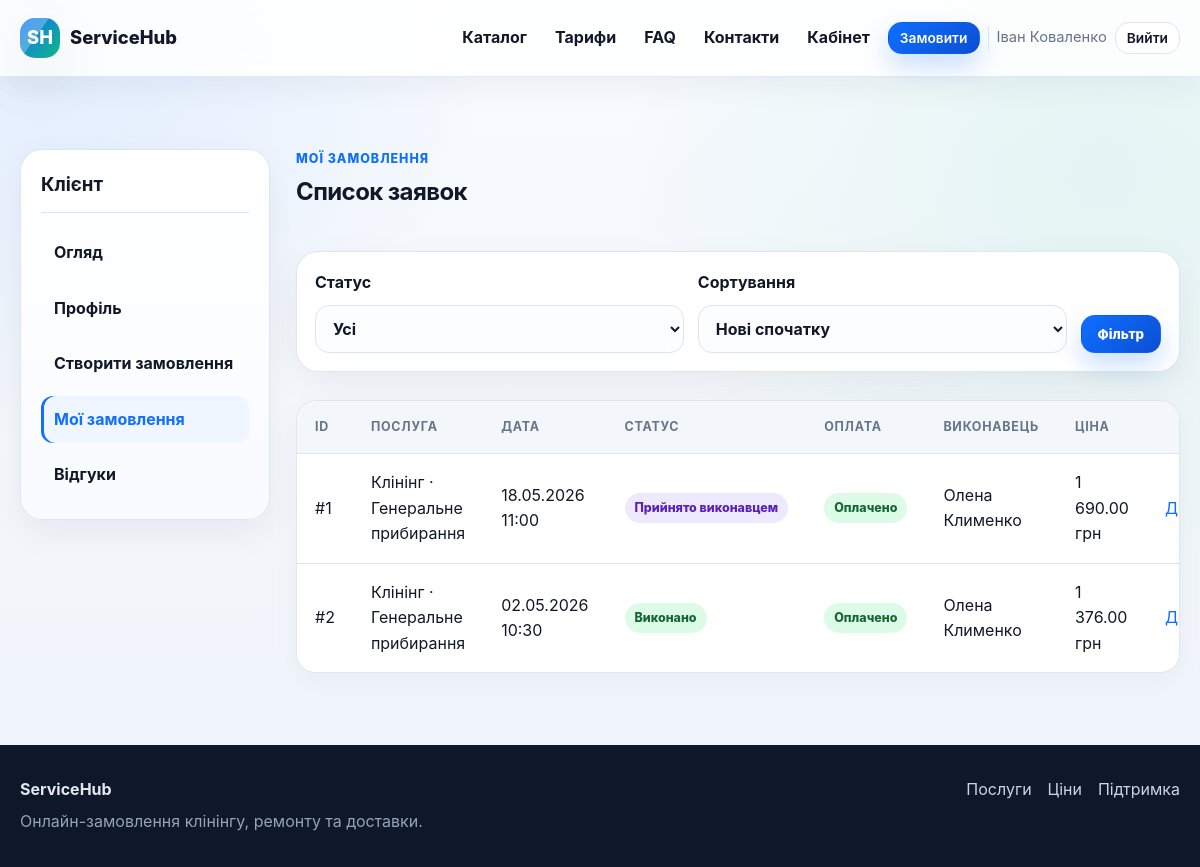
The page /client/orders (signed in) on the database its author committed.
### tables this page shows
CREATE TABLE users (
    id INTEGER PRIMARY KEY AUTOINCREMENT,
    role TEXT NOT NULL CHECK (role IN ('client', 'worker', 'admin')),
    full_name TEXT NOT NULL,
    email TEXT NOT NULL UNIQUE,
    password_hash TEXT NOT NULL,
    phone TEXT,
    city TEXT,
    address TEXT,
    specialization TEXT,
    service_area TEXT,
    schedule TEXT,
    price_text TEXT,
    is_blocked INTEGER NOT NULL DEFAULT 0,
    created_at TEXT NOT NULL DEFAULT CURRENT_TIMESTAMP
);

CREATE TABLE orders (
    id INTEGER PRIMARY KEY AUTOINCREMENT,
    client_id INTEGER NOT NULL,
    worker_id INTEGER,
    category_id INTEGER NOT NULL,
    service_id INTEGER NOT NULL,
    city TEXT NOT NULL,
    street TEXT NOT NULL,
    building TEXT NOT NULL,
    apartment TEXT,
    preferred_at TEXT NOT NULL,
    description TEXT,
    cleaning_area REAL,
    rooms INTEGER,
    extra_options TEXT,
    repair_type TEXT,
    repair_hours REAL,
    urgency TEXT NOT NULL DEFAULT 'normal',
    photo_filename TEXT,
    delivery_from TEXT,
    delivery_to TEXT,
    delivery_distance_km REAL,
    weight REAL,
    dimensions TEXT,
    estimated_price REAL NOT NULL DEFAULT 0,
    final_price REAL,
    status TEXT NOT NULL DEFAULT 'Нове',
    is_paid INTEGER NOT NULL DEFAULT 0,
    paid_at TEXT,
    created_at TEXT NOT NULL DEFAULT CURRENT_TIMESTAMP,
    updated_at TEXT NOT NULL DEFAULT CURRENT_TIMESTAMP,
    FOREIGN KEY (client_id) REFERENCES users(id) ON DELETE CASCADE,
    FOREIGN KEY (worker_id) REFERENCES users(id) ON DELETE SET NULL,
    FOREIGN KEY (category_id) REFERENCES categories(id) ON DELETE RESTRICT,
    FOREIGN KEY (service_id) REFERENCES services(id) ON DELETE RESTRICT
);

CREATE TABLE categories (
    id INTEGER PRIMARY KEY AUTOINCREMENT,
    name TEXT NOT NULL UNIQUE,
    slug TEXT NOT NULL UNIQUE,
    description TEXT,
    is_active INTEGER NOT NULL DEFAULT 1,
    created_at TEXT NOT NULL DEFAULT CURRENT_TIMESTAMP
);

CREATE TABLE services (
    id INTEGER PRIMARY KEY AUTOINCREMENT,
    category_id INTEGER NOT NULL,
    name TEXT NOT NULL,
    slug TEXT NOT NULL,
    description TEXT,
    unit_label TEXT,
    is_active INTEGER NOT NULL DEFAULT 1,
    created_at TEXT NOT NULL DEFAULT CURRENT_TIMESTAMP,
    FOREIGN KEY (category_id) REFERENCES categories(id) ON DELETE RESTRICT,
    UNIQUE (category_id, slug)
);

### app.py (the view)
@app.route("/client/orders")
@role_required("client")
def client_orders():
    status = request.args.get("status") or ""
    sort = request.args.get("sort") or "new"
    where = ["o.client_id = ?"]
    params: list = [g.user["id"]]
    if status:
        where.append("o.status = ?")
        params.append(status)
    order_by = "o.created_at DESC" if sort != "old" else "o.created_at ASC"
    orders = db_all(
        f"""
        SELECT o.*, s.name AS service_name, c.name AS category_name, w.full_name AS worker_name
        FROM orders o
        JOIN services s ON s.id = o.service_id
        JOIN categories c ON c.id = o.category_id
        LEFT JOIN users w ON w.id = o.worker_id
        WHERE {' AND '.join(where)}
        ORDER BY {order_by}
        """,
        tuple(params),
    )
    return render_template("client/orders.html", orders=orders, selected_status=status, sort=sort)

### app.py (called while the page is built)
def get_db() -> sqlite3.Connection:
    if "db" not in g:
        db = sqlite3.connect(app.config["DATABASE"])
        db.row_factory = sqlite3.Row
        db.execute("PRAGMA foreign_keys = ON")
        g.db = db
    return g.db

def db_one(query: str, params: tuple = ()) -> sqlite3.Row | None:
    return get_db().execute(query, params).fetchone()

def db_all(query: str, params: tuple = ()) -> list[sqlite3.Row]:
    return get_db().execute(query, params).fetchall()

def format_datetime(value: str | None) -> str:
    if not value:
        return "—"
    try:
        clean = value.replace("T", " ").split(".")[0]
        dt = datetime.fromisoformat(clean)
        return dt.strftime("%d.%m.%Y %H:%M")
    except ValueError:
        return value

def money(value: float | int | str | None) -> str:
    if value is None or value == "":
        return "—"
    try:
        return f"{float(value):,.2f} грн".replace(",", " ")
    except (TypeError, ValueError):
        return str(value)

def status_class(status: str | None) -> str:
    mapping = {
        "Нове": "new",
        "Очікує підтвердження": "pending",
        "Прийнято виконавцем": "accepted",
        "В дорозі / В роботі": "progress",
        "Виконано": "done",
        "Скасовано": "cancelled",
    }
    return mapping.get(status or "", "default")

def current_user() -> sqlite3.Row | None:
    user_id = session.get("user_id")
    if not user_id:
        return None
    return db_one("SELECT * FROM users WHERE id = ?", (user_id,))

@app.before_request
def load_logged_in_user():
    g.user = current_user()
    if g.user and g.user["is_blocked"] and request.endpoint not in {"logout", "static"}:
        session.clear()
        g.user = None
        flash("Ваш обліковий запис заблоковано адміністратором.", "danger")
        return redirect(url_for("login"))
    return None

@app.context_processor
def inject_globals() -> dict:
    return {
        "current_user": getattr(g, "user", None),
        "roles": ROLES,
        "specializations": SPECIALIZATIONS,
        "order_statuses": ORDER_STATUSES,
        "worker_status_options": WORKER_STATUS_OPTIONS,
        "format_datetime": format_datetime,
        "money": money,
        "role_label": role_label,
        "spec_label": spec_label,
        "active_label": active_label,
        "status_class": status_class,
        "payment_status_label": payment_status_label,
        "payment_status_class": payment_status_class,
    }

### templates/client/orders.html (shortened to what this page needs)
{% extends 'base.html' %}
{% block content %}
<section class="section">
    <div class="container dashboard-layout">
        <aside class="side-card">
            <h3>Клієнт</h3>
            <a href="{{ url_for('client_dashboard') }}">Огляд</a>
            <a href="{{ url_for('client_profile') }}">Профіль</a>
            <a href="{{ url_for('client_create_order') }}">Створити замовлення</a>
            <a class="active" href="{{ url_for('client_orders') }}">Мої замовлення</a>
            <a href="{{ url_for('client_reviews') }}">Відгуки</a>
        </aside>
        <div class="dashboard-main">
            <div class="section-head"><div><div class="eyebrow">Мої замовлення</div><h1>Список заявок</h1></div></div>
            <form class="filter-bar" method="get">
                <label>Статус
                    <select name="status">
                        <option value="">Усі</option>
                    </select>
                </label>
                <label>Сортування
                    <select name="sort">
                        <option value="new" {% if sort == 'new' %}selected{% endif %}>Нові спочатку</option>
                    </select>
                </label>
                <button class="btn btn-primary" type="submit">Фільтр</button>
            </form>
            <div class="table-card mt-lg">
                <table>
                    <thead><tr><th>ID</th><th>Послуга</th><th>Дата</th><th>Статус</th><th>Оплата</th><th>Виконавець</th><th>Ціна</th><th></th></tr></thead>
                    <tbody>
                    {% for order in orders %}
                        <tr>
                            <td>#{{ order.id }}</td>
                            <td>{{ order.category_name }} · {{ order.service_name }}</td>
                            <td>{{ format_datetime(order.preferred_at) }}</td>
                            <td><span class="status-pill status-{{ status_class(order.status) }}">{{ order.status }}</span></td>
                            <td>{% if order.is_paid %}<span class="badge success">Оплачено</span>{% else %}<span class="badge">Не оплачено</span>{% endif %}</td>
                            <td>{{ order.worker_name or '—' }}</td>
                            <td>{{ money(order.final_price or order.estimated_price) }}</td>
                            <td><a href="{{ url_for('client_order_detail', order_id=order.id) }}">Деталі</a></td>
                        </tr>
                    {% else %}
                        <tr><td colspan="8" class="muted center">Немає замовлень за вибраним фільтром.</td></tr>
                    {% endfor %}
                    </tbody>
                </table>
            </div>
        </div>
    </div>
</section>
{% endblock %}

### templates/base.html (shortened to what this page needs)
<!doctype html>
<html lang="uk">
<head>
    <link rel="stylesheet" href="{{ url_for('static', filename='css/style.css') }}">
</head>
<body>
<header class="site-header">
    <div class="container header-inner">
        <a class="brand" href="{{ url_for('home') }}">
            <span class="brand-mark">SH</span>
            <span>ServiceHub</span>
        </a>
        <nav class="nav" data-nav>
            <a href="{{ url_for('catalog') }}">Каталог</a>
            <a href="{{ url_for('prices_public') }}">Тарифи</a>
            <a href="{{ url_for('faq') }}">FAQ</a>
            <a href="{{ url_for('contacts') }}">Контакти</a>
            {% if current_user %}
                {% if current_user.role == 'client' %}
                    <a href="{{ url_for('client_dashboard') }}">Кабінет</a>
                    <a class="btn btn-sm btn-primary" href="{{ url_for('client_create_order') }}">Замовити</a>
                {% elif current_user.role == 'worker' %}
                    <a href="{{ url_for('worker_dashboard') }}">Кабінет</a>
                    <a href="{{ url_for('worker_available_orders') }}">Доступні заявки</a>
                {% elif current_user.role == 'admin' %}
                    <a href="{{ url_for('admin_dashboard') }}">Адмін-панель</a>
                    <a href="{{ url_for('admin_orders') }}">Замовлення</a>
                {% endif %}
                <span class="nav-user">{{ current_user.full_name }}</span>
                <a class="btn btn-sm btn-outline" href="{{ url_for('logout') }}">Вийти</a>
            {% else %}
                <a href="{{ url_for('login') }}">Вхід</a>
                <a class="btn btn-sm btn-primary" href="{{ url_for('register') }}">Реєстрація</a>
            {% endif %}
        </nav>
    </div>
</header>
<main class="page">
    {% block content %}{% endblock %}
</main>
<footer class="site-footer">
    <div class="container footer-inner">
        <div>
            <strong>ServiceHub</strong>
            <p>Онлайн-замовлення клінінгу, ремонту та доставки.</p>
        </div>
        <div class="footer-links">
            <a href="{{ url_for('catalog') }}">Послуги</a>
            <a href="{{ url_for('prices_public') }}">Ціни</a>
            <a href="{{ url_for('contacts') }}">Підтримка</a>
        </div>
    </div>
</footer>
</body>
</html>

### rows shown on the page
users: full_name "Іван Коваленко"
orders: id "1", category_name "Клінінг", service_name "Генеральне прибирання", preferred_at "18.05.2026 11:00", status "Прийнято виконавцем", is_paid "Оплачено", full_name "Олена Клименко", final_price "1 690.00 грн"
orders: id "2", category_name "Клінінг", service_name "Генеральне прибирання", preferred_at "02.05.2026 10:30", status "Виконано", is_paid "Оплачено", full_name "Олена Клименко", final_price "1 376.00 грн"
